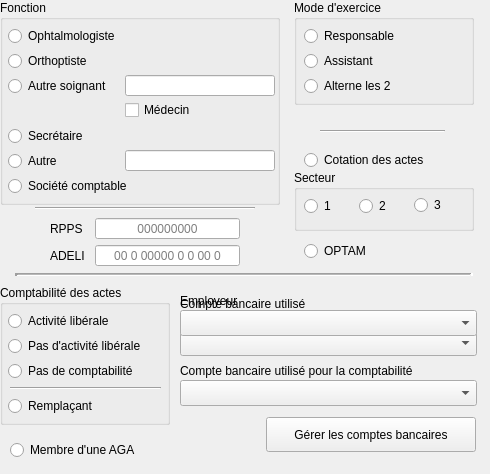
       <widget class="QWidget" name="Statutswidget" native="true">
        <property name="minimumSize">
         <size>
          <width>480</width>
          <height>470</height>
         </size>
        </property>
        <widget class="QWidget" name="Comptawidget" native="true">
         <property name="geometry">
          <rect>
           <x>0</x>
           <y>280</y>
           <width>481</width>
           <height>185</height>
          </rect>
         </property>
         <widget class="QGroupBox" name="ComptagroupBox">
          <property name="geometry">
           <rect>
            <x>0</x>
            <y>5</y>
            <width>170</width>
            <height>140</height>
           </rect>
          </property>
          <property name="contextMenuPolicy">
           <enum>Qt::NoContextMenu</enum>
          </property>
          <property name="title">
           <string>Comptabilité des actes</string>
          </property>
          <property name="checkable">
           <bool>false</bool>
          </property>
          <widget class="UpRadioButton" name="ComptaLiberalupRadioButton">
           <property name="geometry">
            <rect>
             <x>8</x>
             <y>25</y>
             <width>160</width>
             <height>22</height>
            </rect>
           </property>
           <property name="focusPolicy">
            <enum>Qt::StrongFocus</enum>
           </property>
           <property name="contextMenuPolicy">
            <enum>Qt::NoContextMenu</enum>
           </property>
           <property name="text">
            <string>Activité libérale</string>
           </property>
          </widget>
          <widget class="UpRadioButton" name="ComptaRemplaupRadioButton">
           <property name="geometry">
            <rect>
             <x>8</x>
             <y>110</y>
             <width>160</width>
             <height>22</height>
            </rect>
           </property>
           <property name="focusPolicy">
            <enum>Qt::StrongFocus</enum>
           </property>
           <property name="contextMenuPolicy">
            <enum>Qt::NoContextMenu</enum>
           </property>
           <property name="toolTip">
            <string>Cochez cette case si vous effectuez des actes et qu'ils sont comptabilisés sur le compte d'un autre soignant (Médecin collaborateur d'un cabinet libéral, remplaçant, orthoptiste...etc...)</string>
           </property>
           <property name="text">
            <string>Remplaçant</string>
           </property>
          </widget>
          <widget class="UpRadioButton" name="ComptaNoLiberalupRadioButton">
           <property name="geometry">
            <rect>
             <x>8</x>
             <y>50</y>
             <width>160</width>
             <height>22</height>
            </rect>
           </property>
           <property name="focusPolicy">
            <enum>Qt::StrongFocus</enum>
           </property>
           <property name="contextMenuPolicy">
            <enum>Qt::NoContextMenu</enum>
           </property>
           <property name="toolTip">
            <string/>
           </property>
           <property name="text">
            <string>Pas d'activité libérale</string>
           </property>
          </widget>
          <widget class="UpRadioButton" name="NoComptaupRadioButton">
           <property name="geometry">
            <rect>
             <x>8</x>
             <y>75</y>
             <width>160</width>
             <height>22</height>
            </rect>
           </property>
           <property name="focusPolicy">
            <enum>Qt::StrongFocus</enum>
           </property>
           <property name="contextMenuPolicy">
            <enum>Qt::NoContextMenu</enum>
           </property>
           <property name="toolTip">
            <string/>
           </property>
           <property name="text">
            <string>Pas de comptabilité</string>
           </property>
           <property name="checkable">
            <bool>true</bool>
           </property>
           <property name="checked">
            <bool>false</bool>
           </property>
          </widget>
          <widget class="Line" name="line_5">
           <property name="geometry">
            <rect>
             <x>10</x>
             <y>95</y>
             <width>151</width>
             <height>16</height>
            </rect>
           </property>
           <property name="orientation">
            <enum>Qt::Horizontal</enum>
           </property>
          </widget>
         </widget>
         <widget class="UpRadioButton" name="AGAupRadioButton">
          <property name="geometry">
           <rect>
            <x>10</x>
            <y>159</y>
            <width>151</width>
            <height>22</height>
           </rect>
          </property>
          <property name="focusPolicy">
           <enum>Qt::StrongFocus</enum>
          </property>
          <property name="contextMenuPolicy">
           <enum>Qt::NoContextMenu</enum>
          </property>
          <property name="text">
           <string>Membre d'une AGA</string>
          </property>
         </widget>
         <widget class="QWidget" name="CompteActeswidget" native="true">
          <property name="geometry">
           <rect>
            <x>180</x>
            <y>10</y>
            <width>298</width>
            <height>71</height>
           </rect>
          </property>
          <widget class="UpComboBox" name="CompteActescomboBox">
           <property name="geometry">
            <rect>
             <x>0</x>
             <y>40</y>
             <width>297</width>
             <height>26</height>
            </rect>
           </property>
           <property name="toolTip">
            <string>Le compte bancaire utilisé par défaut
pour l'encaissement des honoraires</string>
           </property>
          </widget>
          <widget class="QLabel" name="CompteActeslabel">
           <property name="geometry">
            <rect>
             <x>0</x>
             <y>0</y>
             <width>208</width>
             <height>41</height>
            </rect>
           </property>
           <property name="text">
            <string>Compte bancaire utilisé
pour l'enregistrement des actes</string>
           </property>
          </widget>
         </widget>
         <widget class="QWidget" name="CompteComptawidget" native="true">
          <property name="geometry">
           <rect>
            <x>180</x>
            <y>80</y>
            <width>298</width>
            <height>51</height>
           </rect>
          </property>
          <widget class="UpComboBox" name="CompteComptacomboBox">
           <property name="geometry">
            <rect>
             <x>0</x>
             <y>20</y>
             <width>297</width>
             <height>26</height>
            </rect>
           </property>
          </widget>
          <widget class="QLabel" name="CompteComptalabel">
           <property name="geometry">
            <rect>
             <x>0</x>
             <y>0</y>
             <width>271</width>
             <height>21</height>
            </rect>
           </property>
           <property name="text">
            <string>Compte bancaire utilisé pour la comptabilité</string>
           </property>
          </widget>
         </widget>
         <widget class="UpPushButton" name="GererCompteuppushButton">
          <property name="enabled">
           <bool>true</bool>
          </property>
          <property name="geometry">
           <rect>
            <x>266</x>
            <y>137</y>
            <width>210</width>
            <height>35</height>
           </rect>
          </property>
          <property name="contextMenuPolicy">
           <enum>Qt::NoContextMenu</enum>
          </property>
          <property name="text">
           <string>Gérer les comptes bancaires</string>
          </property>
          <property name="flat">
           <bool>false</bool>
          </property>
         </widget>
         <widget class="QWidget" name="Employeurwidget" native="true">
          <property name="geometry">
           <rect>
            <x>180</x>
            <y>10</y>
            <width>298</width>
            <height>51</height>
           </rect>
          </property>
          <widget class="UpComboBox" name="EmployeurcomboBox">
           <property name="geometry">
            <rect>
             <x>0</x>
             <y>20</y>
             <width>297</width>
             <height>26</height>
            </rect>
           </property>
          </widget>
          <widget class="QLabel" name="Employeurlabel">
           <property name="geometry">
            <rect>
             <x>0</x>
             <y>0</y>
             <width>271</width>
             <height>21</height>
            </rect>
           </property>
           <property name="text">
            <string>Employeur</string>
           </property>
          </widget>
         </widget>
        </widget>
        <widget class="UpLineEdit" name="NumCOupLineEdit">
         <property name="geometry">
          <rect>
           <x>95</x>
           <y>245</y>
           <width>145</width>
           <height>21</height>
          </rect>
         </property>
         <property name="contextMenuPolicy">
          <enum>Qt::NoContextMenu</enum>
         </property>
         <property name="maxLength">
          <number>21</number>
         </property>
         <property name="alignment">
          <set>Qt::AlignCenter</set>
         </property>
         <property name="placeholderText">
          <string>00 0 00000 0 0 00 0</string>
         </property>
        </widget>
        <widget class="QLabel" name="NumCOlabel">
         <property name="geometry">
          <rect>
           <x>50</x>
           <y>248</y>
           <width>45</width>
           <height>16</height>
          </rect>
         </property>
         <property name="contextMenuPolicy">
          <enum>Qt::NoContextMenu</enum>
         </property>
         <property name="text">
          <string>ADELI</string>
         </property>
         <property name="alignment">
          <set>Qt::AlignLeading|Qt::AlignLeft|Qt::AlignVCenter</set>
         </property>
        </widget>
        <widget class="Line" name="line_6">
         <property name="geometry">
          <rect>
           <x>35</x>
           <y>200</y>
           <width>220</width>
           <height>16</height>
          </rect>
         </property>
         <property name="orientation">
          <enum>Qt::Horizontal</enum>
         </property>
        </widget>
        <widget class="Line" name="line">
         <property name="geometry">
          <rect>
           <x>15</x>
           <y>273</y>
           <width>458</width>
           <height>3</height>
          </rect>
         </property>
         <property name="contextMenuPolicy">
          <enum>Qt::NoContextMenu</enum>
         </property>
         <property name="frameShadow">
          <enum>QFrame::Sunken</enum>
         </property>
         <property name="lineWidth">
          <number>3</number>
         </property>
         <property name="midLineWidth">
          <number>1</number>
         </property>
         <property name="orientation">
          <enum>Qt::Horizontal</enum>
         </property>
        </widget>
        <widget class="UpLineEdit" name="RPPSupLineEdit">
         <property name="geometry">
          <rect>
           <x>95</x>
           <y>218</y>
           <width>145</width>
           <height>21</height>
          </rect>
         </property>
         <property name="contextMenuPolicy">
          <enum>Qt::NoContextMenu</enum>
         </property>
         <property name="maxLength">
          <number>12</number>
         </property>
         <property name="alignment">
          <set>Qt::AlignCenter</set>
         </property>
         <property name="placeholderText">
          <string>000000000</string>
         </property>
        </widget>
        <widget class="Line" name="line_7">
         <property name="geometry">
          <rect>
           <x>320</x>
           <y>130</y>
           <width>125</width>
           <height>3</height>
          </rect>
         </property>
         <property name="orientation">
          <enum>Qt::Horizontal</enum>
         </property>
        </widget>
        <widget class="UpRadioButton" name="CotationupRadioButton">
         <property name="geometry">
          <rect>
           <x>304</x>
           <y>149</y>
           <width>169</width>
           <height>22</height>
          </rect>
         </property>
         <property name="focusPolicy">
          <enum>Qt::StrongFocus</enum>
         </property>
         <property name="contextMenuPolicy">
          <enum>Qt::NoContextMenu</enum>
         </property>
         <property name="toolTip">
          <string/>
         </property>
         <property name="text">
          <string>Cotation des actes</string>
         </property>
        </widget>
        <widget class="QLabel" name="RPPSlabel">
         <property name="geometry">
          <rect>
           <x>50</x>
           <y>221</y>
           <width>45</width>
           <height>16</height>
          </rect>
         </property>
         <property name="contextMenuPolicy">
          <enum>Qt::NoContextMenu</enum>
         </property>
         <property name="text">
          <string>RPPS</string>
         </property>
         <property name="alignment">
          <set>Qt::AlignLeading|Qt::AlignLeft|Qt::AlignVCenter</set>
         </property>
        </widget>
        <widget class="QGroupBox" name="SecteurgroupBox">
         <property name="geometry">
          <rect>
           <x>294</x>
           <y>170</y>
           <width>180</width>
           <height>61</height>
          </rect>
         </property>
         <property name="contextMenuPolicy">
          <enum>Qt::NoContextMenu</enum>
         </property>
         <property name="title">
          <string>Secteur</string>
         </property>
         <widget class="UpRadioButton" name="Secteur1upRadioButton">
          <property name="geometry">
           <rect>
            <x>10</x>
            <y>25</y>
            <width>41</width>
            <height>22</height>
           </rect>
          </property>
          <property name="focusPolicy">
           <enum>Qt::StrongFocus</enum>
          </property>
          <property name="contextMenuPolicy">
           <enum>Qt::NoContextMenu</enum>
          </property>
          <property name="text">
           <string>1</string>
          </property>
         </widget>
         <widget class="UpRadioButton" name="Secteur2upRadioButton">
          <property name="geometry">
           <rect>
            <x>65</x>
            <y>25</y>
            <width>41</width>
            <height>22</height>
           </rect>
          </property>
          <property name="focusPolicy">
           <enum>Qt::StrongFocus</enum>
          </property>
          <property name="contextMenuPolicy">
           <enum>Qt::NoContextMenu</enum>
          </property>
          <property name="text">
           <string>2 </string>
          </property>
         </widget>
         <widget class="UpRadioButton" name="Secteur3upRadioButton">
          <property name="geometry">
           <rect>
            <x>120</x>
            <y>24</y>
            <width>41</width>
            <height>22</height>
           </rect>
          </property>
          <property name="focusPolicy">
           <enum>Qt::StrongFocus</enum>
          </property>
          <property name="contextMenuPolicy">
           <enum>Qt::NoContextMenu</enum>
          </property>
          <property name="text">
           <string>3</string>
          </property>
         </widget>
        </widget>
        <widget class="QGroupBox" name="FonctiongroupBox">
         <property name="geometry">
          <rect>
           <x>0</x>
           <y>0</y>
           <width>280</width>
           <height>205</height>
          </rect>
         </property>
         <property name="focusPolicy">
          <enum>Qt::NoFocus</enum>
         </property>
         <property name="contextMenuPolicy">
          <enum>Qt::NoContextMenu</enum>
         </property>
         <property name="title">
          <string>Fonction</string>
         </property>
         <widget class="UpRadioButton" name="OPHupRadioButton">
          <property name="geometry">
           <rect>
            <x>8</x>
            <y>25</y>
            <width>181</width>
            <height>22</height>
           </rect>
          </property>
          <property name="focusPolicy">
           <enum>Qt::StrongFocus</enum>
          </property>
          <property name="contextMenuPolicy">
           <enum>Qt::NoContextMenu</enum>
          </property>
          <property name="text">
           <string>Ophtalmologiste</string>
          </property>
         </widget>
         <widget class="UpRadioButton" name="OrthoptistupRadioButton">
          <property name="geometry">
           <rect>
            <x>8</x>
            <y>50</y>
            <width>161</width>
            <height>22</height>
           </rect>
          </property>
          <property name="focusPolicy">
           <enum>Qt::StrongFocus</enum>
          </property>
          <property name="contextMenuPolicy">
           <enum>Qt::NoContextMenu</enum>
          </property>
          <property name="text">
           <string>Orthoptiste</string>
          </property>
         </widget>
         <widget class="UpRadioButton" name="AutreSoignantupRadioButton">
          <property name="geometry">
           <rect>
            <x>8</x>
            <y>75</y>
            <width>111</width>
            <height>22</height>
           </rect>
          </property>
          <property name="focusPolicy">
           <enum>Qt::StrongFocus</enum>
          </property>
          <property name="contextMenuPolicy">
           <enum>Qt::NoContextMenu</enum>
          </property>
          <property name="text">
           <string>Autre soignant</string>
          </property>
         </widget>
         <widget class="UpRadioButton" name="SecretaireupRadioButton">
          <property name="geometry">
           <rect>
            <x>8</x>
            <y>125</y>
            <width>161</width>
            <height>22</height>
           </rect>
          </property>
          <property name="focusPolicy">
           <enum>Qt::StrongFocus</enum>
          </property>
          <property name="contextMenuPolicy">
           <enum>Qt::NoContextMenu</enum>
          </property>
          <property name="text">
           <string>Secrétaire</string>
          </property>
         </widget>
         <widget class="UpRadioButton" name="AutreNonSoignantupRadioButton">
          <property name="geometry">
           <rect>
            <x>8</x>
            <y>150</y>
            <width>111</width>
            <height>22</height>
           </rect>
          </property>
          <property name="focusPolicy">
           <enum>Qt::StrongFocus</enum>
          </property>
          <property name="contextMenuPolicy">
           <enum>Qt::NoContextMenu</enum>
          </property>
          <property name="text">
           <string>Autre</string>
          </property>
         </widget>
         <widget class="UpLineEdit" name="AutreFonctionuplineEdit">
          <property name="geometry">
           <rect>
            <x>125</x>
            <y>150</y>
            <width>150</width>
            <height>21</height>
           </rect>
          </property>
          <property name="maxLength">
           <number>40</number>
          </property>
         </widget>
         <widget class="UpLineEdit" name="AutreSoignantupLineEdit">
          <property name="geometry">
           <rect>
            <x>125</x>
            <y>75</y>
            <width>150</width>
            <height>21</height>
           </rect>
          </property>
          <property name="maxLength">
           <number>40</number>
          </property>
         </widget>
         <widget class="UpRadioButton" name="SocieteComptableupRadioButton">
          <property name="geometry">
           <rect>
            <x>8</x>
            <y>175</y>
            <width>161</width>
            <height>22</height>
           </rect>
          </property>
          <property name="focusPolicy">
           <enum>Qt::StrongFocus</enum>
          </property>
          <property name="contextMenuPolicy">
           <enum>Qt::NoContextMenu</enum>
          </property>
          <property name="text">
           <string>Société comptable</string>
          </property>
         </widget>
         <widget class="QCheckBox" name="MedecincheckBox">
          <property name="geometry">
           <rect>
            <x>125</x>
            <y>100</y>
            <width>121</width>
            <height>20</height>
           </rect>
          </property>
          <property name="text">
           <string>Médecin</string>
          </property>
         </widget>
        </widget>
        <widget class="QGroupBox" name="ModeExercicegroupBox">
         <property name="geometry">
          <rect>
           <x>294</x>
           <y>0</y>
           <width>180</width>
           <height>105</height>
          </rect>
         </property>
         <property name="contextMenuPolicy">
          <enum>Qt::NoContextMenu</enum>
         </property>
         <property name="title">
          <string>Mode d'exercice</string>
         </property>
         <widget class="UpRadioButton" name="ResponsableLes2upRadioButton">
          <property name="geometry">
           <rect>
            <x>10</x>
            <y>75</y>
            <width>160</width>
            <height>22</height>
           </rect>
          </property>
          <property name="focusPolicy">
           <enum>Qt::StrongFocus</enum>
          </property>
          <property name="contextMenuPolicy">
           <enum>Qt::NoContextMenu</enum>
          </property>
          <property name="toolTip">
           <string>Cochez cette case si vous effectuez des actes et qu'ils sont comptabilisés sur le compte d'un autre soignant (Médecin collaborateur d'un cabinet libéral, remplaçant, orthoptiste...etc...)</string>
          </property>
          <property name="text">
           <string>Alterne les 2</string>
          </property>
         </widget>
         <widget class="UpRadioButton" name="ResponsableupRadioButton">
          <property name="geometry">
           <rect>
            <x>10</x>
            <y>25</y>
            <width>231</width>
            <height>22</height>
           </rect>
          </property>
          <property name="focusPolicy">
           <enum>Qt::StrongFocus</enum>
          </property>
          <property name="contextMenuPolicy">
           <enum>Qt::NoContextMenu</enum>
          </property>
          <property name="text">
           <string>Responsable</string>
          </property>
         </widget>
         <widget class="UpRadioButton" name="AssistantupRadioButton">
          <property name="geometry">
           <rect>
            <x>10</x>
            <y>50</y>
            <width>160</width>
            <height>22</height>
           </rect>
          </property>
          <property name="focusPolicy">
           <enum>Qt::StrongFocus</enum>
          </property>
          <property name="contextMenuPolicy">
           <enum>Qt::NoContextMenu</enum>
          </property>
          <property name="toolTip">
           <string>Cochez cette case si vous n'efectuez pas de comptabilité de vos actes</string>
          </property>
          <property name="text">
           <string>Assistant</string>
          </property>
         </widget>
        </widget>
        <widget class="UpRadioButton" name="OPTAMupRadioButton">
         <property name="geometry">
          <rect>
           <x>304</x>
           <y>240</y>
           <width>169</width>
           <height>22</height>
          </rect>
         </property>
         <property name="focusPolicy">
          <enum>Qt::StrongFocus</enum>
         </property>
         <property name="contextMenuPolicy">
          <enum>Qt::NoContextMenu</enum>
         </property>
         <property name="toolTip">
          <string/>
         </property>
         <property name="text">
          <string>OPTAM</string>
         </property>
        </widget>
       </widget>
